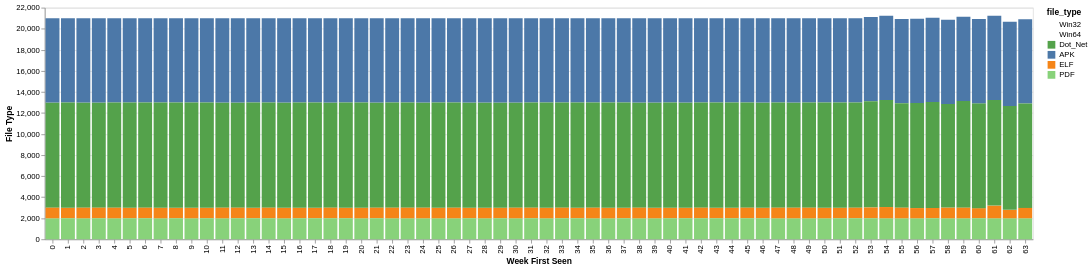

The code cell stored with this chart in its notebook:
### Code cell
# Add a 'week' column to the dataframe
plotdf = pl.concat([train_df, test_df])
start_date = pd.Timestamp("2023-09-24")
plotdf = plotdf.with_columns(
    pl.from_epoch("first_submission_date", time_unit="s").alias("first_submission_dt")
)
plotdf = plotdf.with_columns(
    (
        (pl.col("first_submission_dt") - pl.lit(start_date)).dt.total_days() // 7
    ).cast(pl.Int64).alias("week")
)

print(plotdf.shape)

# Plot file types across weeks
gbdf = plotdf.group_by(["file_type", "week"]).agg(pl.len().alias("count"))
alt.Chart(gbdf).mark_bar().encode(
    alt.X('week:O', axis=alt.Axis(title='Week First Seen')),
    alt.Y('count:Q', axis=alt.Axis(title='File Type')),
        alt.Color('file_type:N', scale=alt.Scale(range=["#4c78a8", "#54a24b", "#f58518",  "#88d27a",  "#9ecae9", "#ffbf79"]),
              legend=alt.Legend(values=["Win32", "Win64", "Dot_Net", "APK", "ELF", "PDF"]))
)

### Figure 1 — Vega-Lite specification as saved in the notebook (floating-point values rounded to 4 significant figures; data arrays with more than 128 entries replaced by an {"elided": "..."} marker saying what was removed)
{"config": {"view": {"continuousWidth": 300, "continuousHeight": 300}}, "data": {"name": "data-7ee523f214123a129930819df3105a56"}, "mark": {"type": "bar"}, "encoding": {"color": {"field": "file_type", "legend": {"values": ["Win32", "Win64", "Dot_Net", "APK", "ELF", "PDF"]}, "scale": {"range": ["#4c78a8", "#54a24b", "#f58518", "#88d27a", "#9ecae9", "#ffbf79"]}, "type": "nominal"}, "x": {"axis": {"title": "Week First Seen"}, "field": "week", "type": "ordinal"}, "y": {"axis": {"title": "File Type"}, "field": "count", "type": "quantitative"}}, "$schema": "https://vega.github.io/schema/vega-lite/v6.4.1.json", "datasets": {"data-7ee523f214123a129930819df3105a56": {"elided": "256 records"}}}
